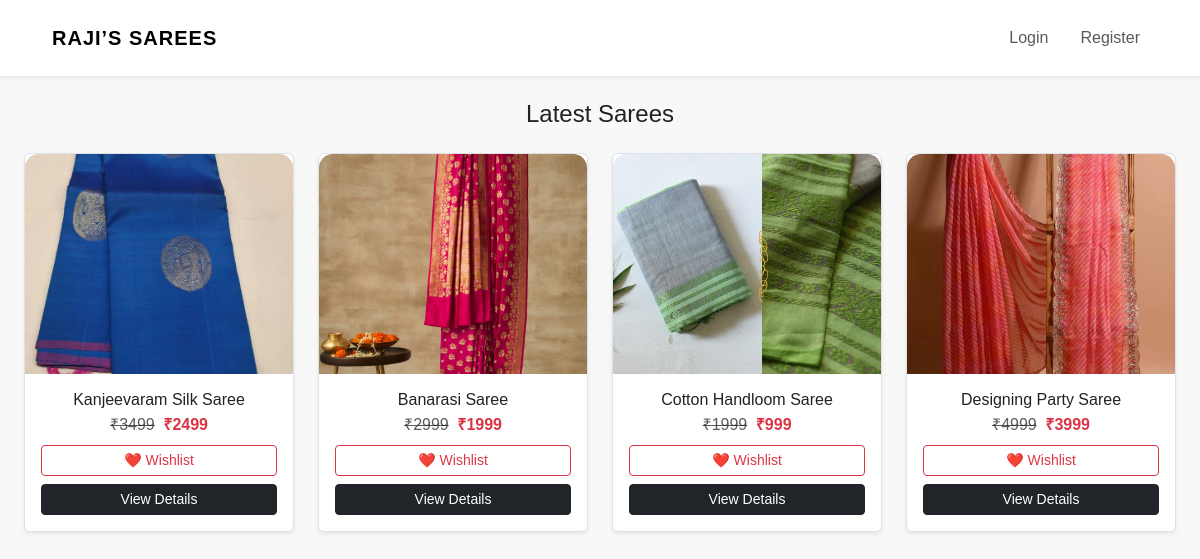
The page / on the database its author committed.
### app.py (models this page shows)
class Product(db.Model):
    id = db.Column(db.Integer, primary_key=True)
    name = db.Column(db.String(150), nullable=False)
    mrp = db.Column(db.Integer, nullable=False)
    price = db.Column(db.Integer, nullable=False)
    stock = db.Column(db.Integer, nullable=False)
    image = db.Column(db.String(300), nullable=False)
    description = db.Column(db.Text, nullable=False)

### app.py (the view)
@app.route("/")
def home():
    products = Product.query.all()
    return render_template("home.html", sarees=products)

### app.py (called while the page is built)
@app.context_processor
def inject_cart_count():
    if current_user.is_authenticated:
        count = db.session.query(
            func.sum(CartItem.quantity)
        ).filter_by(user_id=current_user.id).scalar()
        return {"cart_count": count or 0}
    return {"cart_count": 0}

### templates/home.html
{% extends "base.html" %}
{% block content %}
<div class="container mt-4">
  <h4 class="mb-4 text-center">Latest Sarees</h4>
  <div class="row g-4">
    {% for product in sarees %}
    <div class="col-6 col-md-4 col-lg-3">
      <div class="product-card h-100 border rounded shadow-sm">
      <img
        src="{{ url_for('static',
              filename='uploads/' ~ product.name|lower|replace(' ', '') ~ '.jpg') }}"
        class="img-fluid product-img w-100"
        alt="{{ product.name }}"
        loading="lazy"
        onerror="this.onerror=null;this.src='/static/uploads/cottonhandloomsaree.jpg';"
      >
        <div class="p-3 text-center">
          <h6 class="mb-1">{{ product.name }}</h6>
          <p class="mb-2">
            <del class="text-muted">₹{{ product.mrp }}</del>
            <span class="text-danger fw-bold ms-1">₹{{ product.price }}</span>
          </p>
          <form method="POST" action="/wishlist/toggle/{{ product.id }}">
            <button type="submit" class="btn btn-outline-danger btn-sm w-100">
              ❤️ Wishlist
            </button>
          </form>
          <a
            href="{{ url_for('product_details', product_id=product.id) }}"
            class="btn btn-dark btn-sm w-100 mt-2">
            View Details
          </a>
        </div>
      </div>
    </div>
    {% endfor %}
  </div>
</div>
{% endblock %}

### templates/base.html (shortened to what this page needs)
<!DOCTYPE html>
<html lang="en">
<head>
    <link href="https://cdn.jsdelivr.net/npm/bootstrap@5.3.3/dist/css/bootstrap.min.css" rel="stylesheet">
    <link rel="stylesheet" href="{{ url_for('static', filename='css/style.css') }}">
</head>
<body>
<div class="toast-container position-fixed top-0 end-0 p-3">
</div>
<nav class="navbar navbar-expand-lg bg-white shadow-sm sticky-top">
  <div class="container">
    <a class="navbar-brand fw-bold brand-logo" href="/">RAJI’S SAREES</a>
    <div class="collapse navbar-collapse" id="mainNavbar">
      <ul class="navbar-nav ms-auto align-items-lg-center gap-lg-3">
        {% if current_user.is_authenticated %}
          {% if current_user.is_admin %}
            <li class="nav-item">
              <a href="/admin/dashboard" class="nav-link fw-bold text-danger">Admin</a>
            </li>
          {% endif %}
          <li class="nav-item">
            <a href="/wishlist" class="nav-link">❤️ Wishlist</a>
          </li>
          <li class="nav-item position-relative">
            <a href="/cart" class="nav-link">
              🛒 Cart
              {% if cart_count > 0 %}
                <span class="badge bg-danger position-absolute top-0 start-100 translate-middle">
                  {{ cart_count }}
                </span>
              {% endif %}
            </a>
          </li>
          <li class="nav-item">
            <a href="/orders" class="nav-link">Orders</a>
          </li>
          <li class="nav-item">
            <a href="/logout" class="nav-link">Logout</a>
          </li>
        {% else %}
          <li class="nav-item">
            <a href="/login" class="nav-link">Login</a>
          </li>
          <li class="nav-item">
            <a href="/register" class="nav-link">Register</a>
          </li>
        {% endif %}
      </ul>
    </div>
  </div>
</nav>
<div class="container mt-4">
  {% block content %}{% endblock %}
</div>
</body>
</html>

### static/css/style.css (style rules this page uses)
* { margin: 0; padding: 0; box-sizing: border-box; }
body { font-family: 'Inter', sans-serif; background-color: #f5f5f6; color: #282c3f; }
body { background-color: #f5f5f5; }
.product-card { border: none; transition: transform 0.3s; }
.brand-logo { font-weight: 700; letter-spacing: 1px; }
.product-card { background: #fff; border-radius: 10px; overflow: hidden; transition: all 0.3s ease; box-shadow: 0 4px 12px rgba(0,0,0,0.06); }
.product-img { width: 100%; height: 320px; object-fit: cover; }
button { transition: all 0.3s ease; }
.navbar { display: flex; justify-content: space-between; align-items: center; padding: 18px 40px; background: #fff; box-shadow: 0 2px 8px rgba(0,0,0,0.05); }
.product-card { background: #fff; border-radius: 12px; overflow: hidden; transition: all 0.3s ease; box-shadow: 0 4px 12px rgba(0,0,0,0.05); }
.product-card img { width: 100%; height: 220px; object-fit: cover; }
:root { --primary: #b1275e; --secondary: #f8f8f8; --text-dark: #222; --muted: #777; }
body { font-family: 'Poppins', sans-serif; background-color: var(--secondary); color: var(--text-dark); }
a { text-decoration: none; }
.container { max-width: 1200px; }
.product-card { border: none; border-radius: 14px; transition: all 0.3s ease; }
.product-card { background: #fff; border-radius: 14px; box-shadow: 0 10px 25px rgba(0,0,0,0.06); transition: transform 0.3s ease, box-shadow 0.3s ease; }
.product-img { width: 100%; height: 220px; object-fit: cover; border-top-left-radius: 14px; border-top-right-radius: 14px; }
@media (min-width: 992px) { .product-img { height: 240px; } }

### rows shown on the page
Product: shows a picture, name "Kanjeevaram Silk Saree", mrp "3499", price "2499"
Product: shows a picture, name "Banarasi Saree", mrp "2999", price "1999"
Product: shows a picture, name "Cotton Handloom Saree", mrp "1999", price "999"
Product: shows a picture, name "Designing Party Saree", mrp "4999", price "3999"
